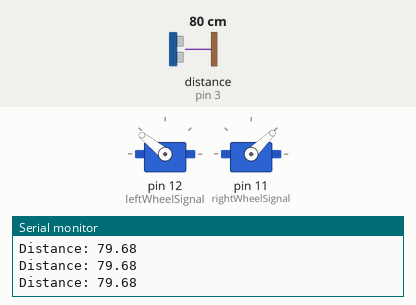
Recording of a sketch running on a simulated Arduino Uno, built with avr-gcc and run on an emulated ATmega328P. On the bench: 2 × servo, the last lines printed to the serial monitor. Wiring (inferred from the names in the program): ultrasonic range finder: trigger pin 2; echo pin 3. The inputs (shaded band) are chosen by the test bench; at power-on: distance to the obstacle (sensor on pin 3) 80 cm. The echo pulse lasts 58.3 µs per cm.

Above: at 1.2 s.
1.3 s: distance to the obstacle (sensor on pin 3) set to 23 cm
2.8 s: distance to the obstacle (sensor on pin 3) set to 18 cm
At 3.4 s:
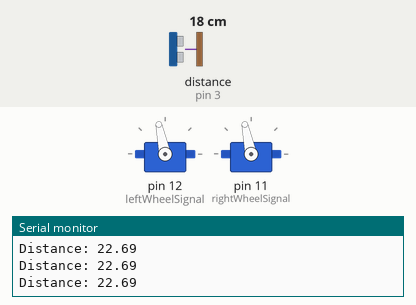
4.3 s: distance to the obstacle (sensor on pin 3) set to 35 cm
At 5.2 s:
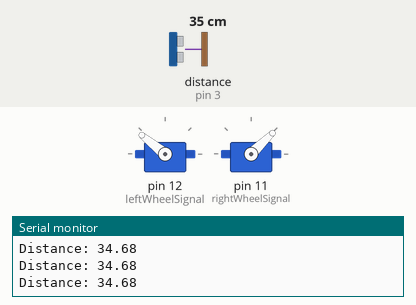
6.3 s: distance to the obstacle (sensor on pin 3) set to 2 cm
At 7.1 s:
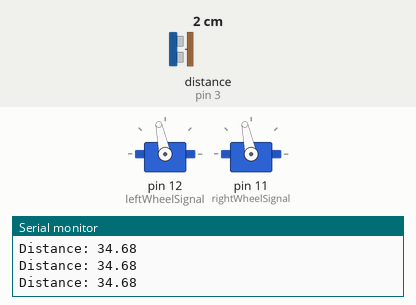
Timing chart, 0 to 8.8 s (numbered marks = the images above; inputs shaded):
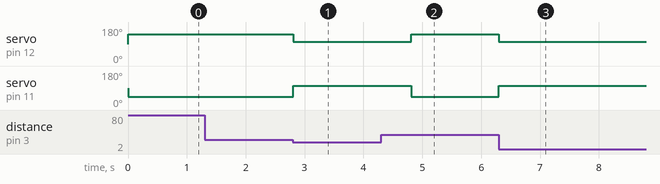

The sketch:

Autonomous-Robot-with-Ultrasonic-Sensor.ino
```cpp
#include <Servo.h>


Servo leftWheel; //Servo object used for left wheel
Servo rightWheel; //Servo object used for right wheel

//Variable declaration
const int leftWheelSignal = 12;
const int rightWheelSignal = 11;
const int trigPin = 2;
const int echoPin = 3;
float duration, distance;

void setup() {
  DDRB = B00011000; //Setting Digital-Pins 11 and 12 as OUTPUTS
  DDRD = B00000100; //Setting Digital-Pins 2 as OUTPUT and 3 as INPUT
  leftWheel.attach(leftWheelSignal); //Attach leftWheel servo to pin 12;
  rightWheel.attach(rightWheelSignal); //Attach rightWheel servo to pin 11;
  Serial.begin(9600); //Serial communication
}

void loop() {
  sendSonicSignals(); //Sending sonic signals using the ultrasonic sensor
  //Recieving the duration in which the ultrasonic sensor recieves the sonic signal
  duration = pulseIn(echoPin, HIGH);
  distance = (duration * 0.0343) / 2;  //Calculating the distance based on duration
 if (distance > 20) { //Check if the object is further than 20cm away
    //LeftWheel goes at MaxSpeed and RightWheel at -MaxSpeed thanks to the physical configuration of the robot
    leftWheel.writeMicroseconds(2000);
    rightWheel.writeMicroseconds(1000);
  }
  else {
    //If the object is closer than 20 cm to the robot, it will turn right around its own axis for one second
    for(int i=0;i<2;i++){
    	leftWheel.writeMicroseconds(1600);
        rightWheel.writeMicroseconds(1600);
        delay(500);
    }
  }
  //Print in the serial monitor the distance for debugging
  Serial.print("Distance: ");
  Serial.println(distance);
  delay(2);
}

// This function sends sonic signals using an ultrasonic sensor
// It triggers the sensor by sending a pulse through the trigPin
void sendSonicSignals() {
  digitalWrite(trigPin, LOW);
  delayMicroseconds(2);
  digitalWrite(trigPin, HIGH);
  delayMicroseconds(10);
  digitalWrite(trigPin, LOW);
}
```

Measured:
- the behaviour switches between 21 and 20 cm on distance to the obstacle (sensor on pin 3) (found by bisection; images 0 and 1)
- after the input at 2.8 s, servo on pin 12 (leftWheelSignal): 141° → 102° at once; servo on pin 11 (rightWheelSignal): 44° → 102° at once
- after the input at 4.3 s, servo on pin 12 (leftWheelSignal): 102° → 141° after 0.52 s; servo on pin 11 (rightWheelSignal): 102° → 44° after 0.52 s
- after the input at 6.3 s, servo on pin 12 (leftWheelSignal): 141° → 102° at once; servo on pin 11 (rightWheelSignal): 44° → 102° at once
